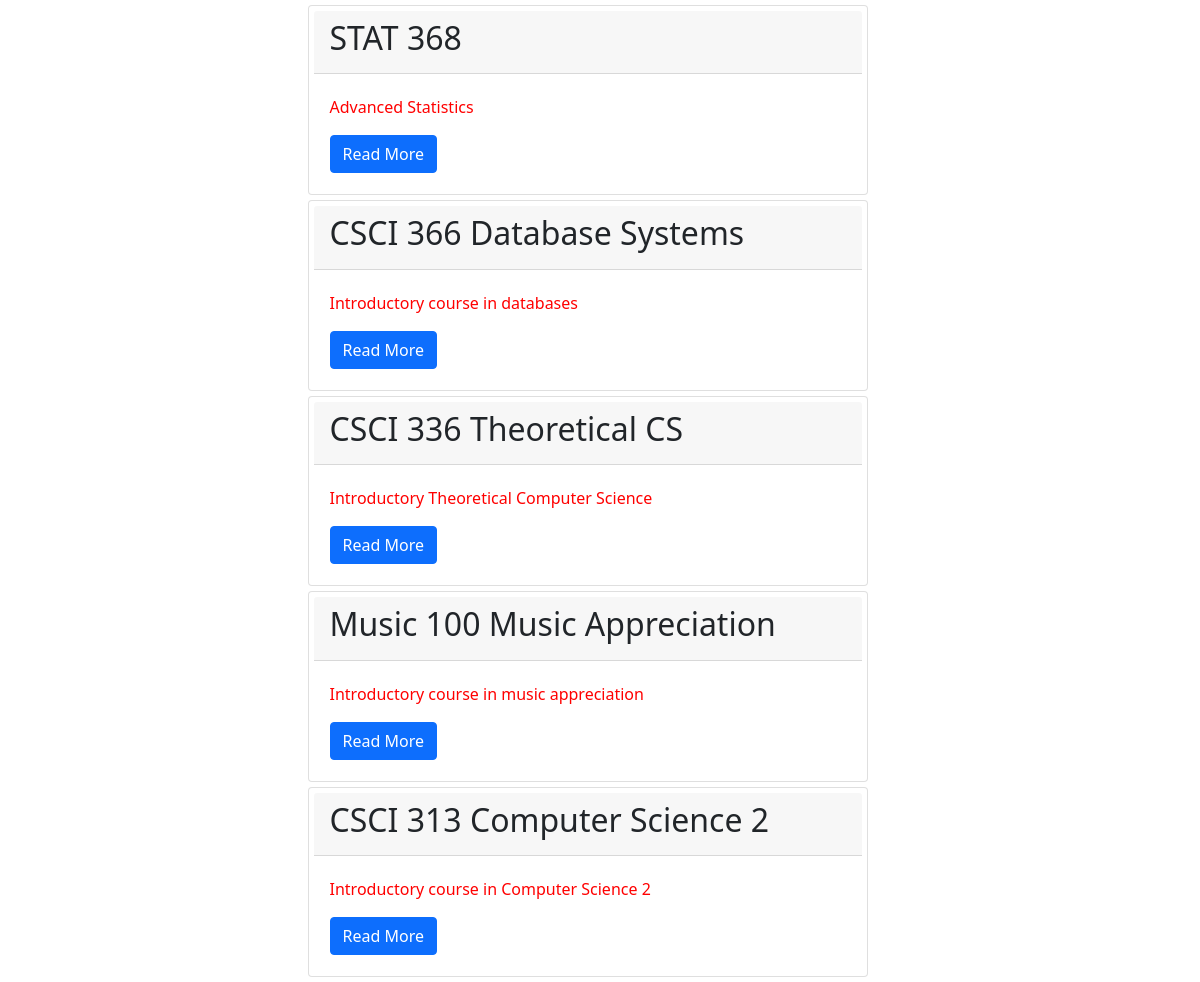
The page / on the database its author committed.
### courses/models.py (models this page shows, shortened)
class Course(models.Model):
    course_id = models.AutoField(primary_key=True)
    course_title = models.CharField(max_length=30)
    course_description = models.CharField(max_length=60)
    course_credits = models.IntegerField()
    course_instructor = models.CharField(max_length = 30)
    couse_start_date = models.DateField()

### courses/views.py (the view)
# urls.py: path('',views.course_view, name='index'),
def course_view(request):
    course_list = Course.objects.all()
    course_dictionary = {'course': course_list}
    return render(request, 'courses/index.html', context=course_dictionary)

### courses/templates/courses/index.html (shortened to what this page needs)
{%load static%}
<!DOCTYPE html>
<html lang="en">
<head>
    <link href="https://cdn.jsdelivr.net/npm/bootstrap@5.1.3/dist/css/bootstrap.min.css" rel="stylesheet">
    <link rel="stylesheet" href="{% static 'css/Mycss.css' %}">
</head>
<body>
    <div>
        {%if course %}
        <div style=" margin: auto;
        width: 50%;">
            {%for c in course%}
            <div class="card" style="width:35rem">
                <div class="card-header">
                    <h2 class="card-title">{{c.course_title}}</h1>
                </div>
                <div class="card-body">
                    <p class="card-text">{{c.course_description}}</p>
                    <a class="btn btn-primary" href="{% url 'course_detail' c.pk %}">Read More</a>
                </div>
            </div>
            {% endfor %}
        </div>
        {% else %}
            <p>No records found</p>
        {% endif %}
    </div>
</body>
</html>

### courses/static/css/Mycss.css (style rules this page uses)
p { color:red }
div { margin: 5px }

### rows shown on the page
Course: course_title "STAT 368", course_description "Advanced Statistics"
Course: course_title "CSCI 366 Database Systems", course_description "Introductory course in databases"
Course: course_title "CSCI 336 Theoretical CS", course_description "Introductory Theoretical Computer Science"
Course: course_title "Music 100 Music Appreciation", course_description "Introductory course in music appreciation"
Course: course_title "CSCI 313 Computer Science 2", course_description "Introductory course in Computer Science 2"
